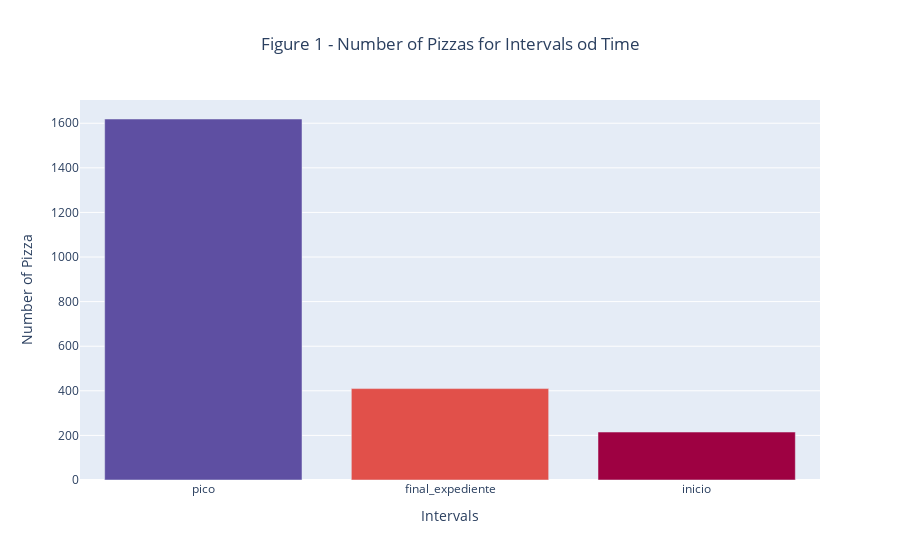

Notebook cell for this chart:
### Code cell
# Graph Number of Pizzas by Intervals of Time
value = data['hora_pedido'].value_counts()
label = value.index
trace = go.Bar(y=value, 
               x=label,
               marker={'color': value,
                   'colorscale': 'Spectral'})
layout = go.Layout(title="Figure 1 - Number of Pizzas for Intervals od Time", 
                   xaxis={'title' : "Intervals"},
                  yaxis={'title' : "Number of Pizza"},
                  title_x=0.5)
fig = go.Figure(data=trace, layout=layout)
iplot(fig)
fig.show('png')

### Figure 1 — Plotly figure (JSON) as saved in the notebook; plotly's stock layout.template omitted (floating-point values rounded to 4 significant figures)
{"data": [{"marker": {"color": [1619, 410, 215], "colorscale": [[0, "rgb(158,1,66)"], [0.1, "rgb(213,62,79)"], [0.2, "rgb(244,109,67)"], [0.3, "rgb(253,174,97)"], [0.4, "rgb(254,224,139)"], [0.5, "rgb(255,255,191)"], [0.6, "rgb(230,245,152)"], [0.7, "rgb(171,221,164)"], [0.8, "rgb(102,194,165)"], [0.9, "rgb(50,136,189)"], [1, "rgb(94,79,162)"]]}, "type": "bar", "x": ["pico", "final_expediente", "inicio"], "y": [1619, 410, 215]}], "layout": {"title": {"text": "Figure 1 - Number of Pizzas for Intervals od Time", "x": 0.5}, "xaxis": {"title": {"text": "Intervals"}}, "yaxis": {"title": {"text": "Number of Pizza"}}}}
